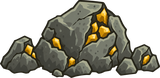
#> input picture art/resources/ore_full.png, 160 x 78 px, found by its file name
$ python prepare_art.py ../art/units/archer_idle.png ../art/units/brute_idle.png
#> lines starting #> are read from the running program, lines starting #| are printed output that depends on the picture; after the words box and inside, x2 and y2 are one past the last pixel; in counts of white or black regions, pixels touching at a corner belong together
"""把生图模型出的原始素材（1254px 大图）整理成游戏用的尺寸。
用法：python3 tools/prepare_art.py <原始 art 目录> <项目根目录>
- 裁掉透明边，按类别缩放到合适大小，写到 <项目>/art/
- 生成 art_data.gd：每张图的尺寸和锚点（单位=脚底中心，建筑/资源=底边中心，其余=中心）
"""
import sys, os, glob, json
from PIL import Image

SRC, DST = sys.argv[1], os.path.join(sys.argv[2], "art")

def trim(im):
    a = im.getchannel("A").point(lambda v: 255 if v > 10 else 0)
    bb = a.getbbox()
    return im.crop(bb)

def feet_x(im):
    """脚底中心：最下面 12% 行里不透明像素的平均 x（动作图的武器伸出去也不会把人挪位）"""
    w, h = im.size
    a = im.getchannel("A")
    y0 = int(h * 0.88)
    xs, n = 0, 0
    px = a.load()
    for y in range(y0, h):
        for x in range(0, w, 2):
            if px[x, y] > 128:
                xs += x; n += 1
    return xs / n if n else w / 2

data = {}
def save(rel, im, ax, ay):
    out = os.path.join(DST, rel)
    os.makedirs(os.path.dirname(out), exist_ok=True)
    im.save(out, optimize=True)
    data[rel[:-4]] = {"w": im.size[0], "h": im.size[1], "ax": round(ax, 1), "ay": round(ay, 1)}

def key_out(im):
    """没有透明通道的图（纯色底：白底或 #FF00FF 品红都行）：取四角颜色当背景抠掉，边缘柔化 + 去色溢"""
    import numpy as np
    a = np.asarray(im).astype(float)
    if a[..., 3].min() < 250:
        return im    # 本来就是透明图
    h, w = a.shape[:2]
    c = max(4, min(h, w) // 40)
    corners = np.concatenate([a[:c, :c, :3].reshape(-1, 3), a[:c, -c:, :3].reshape(-1, 3),
                              a[-c:, :c, :3].reshape(-1, 3), a[-c:, -c:, :3].reshape(-1, 3)])
    bg = np.median(corners, axis=0)
    dist = np.sqrt(((a[..., :3] - bg) ** 2).sum(axis=2))
    alpha = np.clip((dist - 40.0) / 50.0, 0.0, 1.0)
    # 白底：只抠和画布边缘连通的背景（角色身上的白色高光不会被抠掉；被线条围住的小块白底会留下，所以首选品红底）
    try:
        if bg.min() < 200:
            raise ImportError   # 品红等彩色底：全图抠
        import cv2
        n, lab = cv2.connectedComponents((alpha < 1).astype("uint8"), connectivity=4)
        edge = set(np.unique(np.concatenate([lab[0], lab[-1], lab[:, 0], lab[:, -1]]))) - {0}
        inner = (alpha < 1) & ~np.isin(lab, list(edge))
        alpha[inner] = 1.0
    except ImportError:
        pass
    # 去色溢：半透明边缘里混进来的背景色按比例减掉
    soft = (alpha > 0) & (alpha < 1)
    for ch in range(3):
        v = a[..., ch]
        v[soft] = np.clip((v[soft] - bg[ch] * (1 - alpha[soft])) / np.maximum(alpha[soft], 0.05), 0, 255)
    if bg[0] > 200 and bg[2] > 200 and bg[1] < 80:
        # 品红底：描边上残留的紫边（红蓝都比绿高一截）压回去
        r, g, b = a[..., 0], a[..., 1], a[..., 2]
        m = (alpha > 0) & (np.minimum(r, b) - g > 18)
        a[..., 0][m] = np.minimum(r[m], g[m] + 18)
        a[..., 2][m] = np.minimum(b[m], g[m] + 12)
    a[..., 3] = alpha * 255
    return Image.fromarray(a.astype("uint8"), "RGBA")

def clean_alpha(im):
    """已经抠好的透明图：抠图工具会在整张画布上留一层 alpha≈5~20 的雾（会把裁边撑到整张画布），
    实心部分的 alpha 也只有 ~250。把 <24 归零、>=230 拉满，中间线性拉开"""
    import numpy as np
    a = np.asarray(im).copy()
    al = a[..., 3].astype(float)
    a[..., 3] = np.clip((al - 24.0) / (230.0 - 24.0), 0.0, 1.0) * 255
    return Image.fromarray(a.astype("uint8"), "RGBA")

# 压灰（1.0 = 不处理）。v6 美术按 KR 鲜亮配色重画了，不再压色
MUTE_SAT, MUTE_VAL, MUTE_WARM = 1.0, 1.0, 0.0
MUTED = ()

# [13 lines left out: function mute, not called in this run]

def load(rel):
    p = os.path.join(SRC, rel)
    if not os.path.exists(p):
        return None
    im = trim(clean_alpha(key_out(Image.open(p).convert("RGBA"))))
    return mute(im) if rel.startswith(MUTED) else im

def scaled(im, k):
    return im.resize((max(1, round(im.size[0] * k)), max(1, round(im.size[1] * k))), Image.LANCZOS)

def pose_ratio(idle, im, has_skin):
    import numpy as np
    def areas(x):
        a = np.asarray(x).astype(int)
        r, g, b, al = a[..., 0], a[..., 1], a[..., 2], a[..., 3]
        sk = (al > 200) & (r > 170) & (g > 110) & (g < 185) & (b < 110) & (r - g > 25) & (r - g < 90)
        return sk.sum(), (al > 200).sum()
    si, ai = areas(idle)
    sp, ap = areas(im)
    ka = (ai / max(ap, 1)) ** 0.5
    if has_skin and si > 200 and sp > 200:
        return (ka * (si / sp) ** 0.5) ** 0.5
    return ka

# ---- 单位：同一个兵种所有姿势用同一个缩放系数（以站姿身高为准），锚点 = 脚底中心
UNIT_H = 160
for key in ["worker", "engineer", "swordsman", "archer", "goo"]:
    idle = load(f"units/{key}_idle.png")
    if idle is None:
        continue
    k = (UNIT_H * (0.75 if key == "goo" else 1.0)) / idle.size[1]
    for pose in ["idle", "act", "carry", "dead"]:
        im = load(f"units/{key}_{pose}.png")
        if im is None:
            continue
        # 动作图常常和站姿图画得不一样大：按"角色画了多少像素"（不透明面积 + 皮肤面积）对齐到站姿的大小
        im = scaled(im, k * pose_ratio(idle, im, key != "goo"))
        save(f"units/{key}_{pose}.png", im, feet_x(im) if pose != "dead" else im.size[0] / 2, im.size[1])
#> pass 2 of the loop `for key in ["worker", "engineer", "swordsman", "archer", "goo"]:`:
#> pass 3 of the loop `for key in ["worker", "engineer", "swordsman", "archer", "goo"]:`:
#> the loop made 5 passes; the first 3 are shown

# ---- 建筑：统一宽度，锚点 = 底边中心
def load_raw(rel):
    im = clean_alpha(key_out(Image.open(os.path.join(SRC, rel)).convert("RGBA")))
    return mute(im) if rel.startswith(MUTED) else im

done = set()
#> done = 0 items
for p in sorted(glob.glob(os.path.join(SRC, "buildings/*.png"))):
    rel = os.path.relpath(p, SRC)
    if rel in done:
        continue
    dmg = rel[:-4] + "_damaged.png"
    if os.path.exists(os.path.join(SRC, dmg)) and not rel.endswith("_damaged.png"):
        # 正常 / 受损两张同画布同位置：按正常版的范围裁、同一个缩放，受损时房子不会跳
        a, b = load_raw(rel), load_raw(dmg)
        bb = a.getchannel("A").point(lambda v: 255 if v > 10 else 0).getbbox()
        k = 320 / (bb[2] - bb[0])
        for r2, im in [(rel, a), (dmg, b)]:
            ib = im.getchannel("A").point(lambda v: 255 if v > 10 else 0).getbbox()
            u = (min(bb[0], ib[0]), min(bb[1], ib[1]), max(bb[2], ib[2]), max(bb[3], ib[3]))
            c = scaled(im.crop(u), k)
            # 锚点 = 正常版底边中心（换算到这张裁剪后的坐标）
            save(r2, c, ((bb[0] + bb[2]) / 2 - u[0]) * k, (bb[3] - u[1]) * k)
            done.add(r2)
        continue
    im = load(rel)
    im = scaled(im, 320 / im.size[0])
    save(rel, im, im.size[0] / 2, im.size[1])

# ---- 资源：矿三档共用满矿的系数（越采越小）；树按高度
ore = load("resources/ore_full.png")
#> in clean_alpha, a is the input picture: shape (78, 160, 4); mean R, G, B, A 58, 55.9, 43.2, 148.6
#> in clean_alpha (call 3), `al = a[..., 3].astype(float)`:
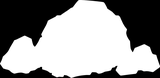
#> al: shape (78, 160) float64; min 0, max 255, mean 148.6
#> in clean_alpha (call 3), `a[..., 3] = np.clip((al - 24.0) / (230.0 - 24.0), 0.0, 1.0) * 255`: a: shape (78, 160, 4); 10.48% of pixels changed, all inside (x1, y1, x2, y2) = (0, 0, 160, 78)
#> in trim (call 3), `a = im.getchannel("A").point(lambda v: 255 if v > 10 else 0)`:
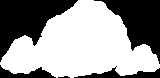
#> a: PIL image 160x78 L; 59.6% white; 5 black regions (1 under 20 px), largest, box (x1, y1, x2, y2) and area: (0, 0, 78, 62) 2319, (94, 0, 160, 64) 1935, (74, 66, 160, 78) 412, (0, 65, 56, 78) 354
#> in trim (call 3), `bb = a.getbbox()`: bb = (0, 0, 160, 78)
if ore is not None:
    k = 160 / ore.size[0]
#> k = 1
    for s in ["full", "half", "low"]:
        im = load(f"resources/ore_{s}.png")
        if im is not None:
            im = scaled(im, k)
            save(f"resources/ore_{s}.png", im, im.size[0] / 2, im.size[1])
#> pass 2 of the loop `for s in ["full", "half", "low"]:`:
#> pass 3 of the loop `for s in ["full", "half", "low"]:`:
for p in glob.glob(os.path.join(SRC, "resources/tree_*.png")):
    rel = os.path.relpath(p, SRC)
    im = load(rel)
    im = scaled(im, 230 / im.size[1])
    save(rel, im, feet_x(im), im.size[1])

# ---- 装饰 / 道具 / 特效
def fit(rel, mx, anchor="center"):
    im = load(rel)
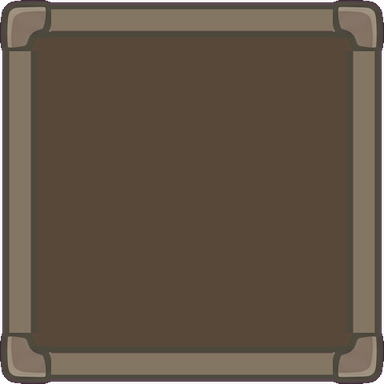
#> input picture art/ui/panel.png, 384 x 384 px, found by its file name
#> in clean_alpha, a is the input picture: shape (384, 384, 4); mean R, G, B, A 94.3, 79.9, 65.6, 249.6
#> in clean_alpha (call 5), `al = a[..., 3].astype(float)`:
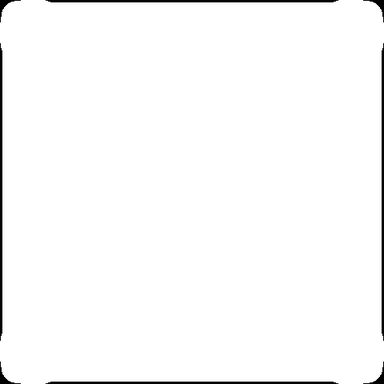
#> al: shape (384, 384) float64; min 0, max 255, mean 249.6
#> in clean_alpha (call 5), `a[..., 3] = np.clip((al - 24.0) / (230.0 - 24.0), 0.0, 1.0) * 255`: a: shape (384, 384, 4); 2.66% of pixels changed, all inside (x1, y1, x2, y2) = (0, 0, 384, 384)
#> in trim (call 5), `a = im.getchannel("A").point(lambda v: 255 if v > 10 else 0)`:
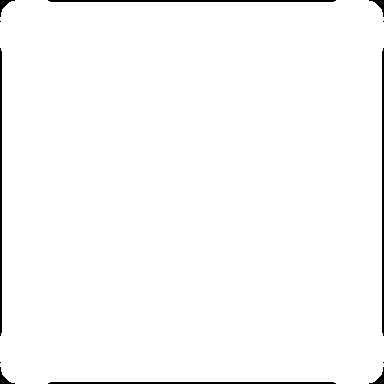
#> a: PIL image 384x384 L; 98.2% white; 12 black regions (4 under 20 px), largest, box (x1, y1, x2, y2) and area: (48, 0, 336, 2) 572, (48, 382, 336, 384) 572, (0, 48, 2, 336) 570
#> in trim (call 5), `bb = a.getbbox()`: bb = (0, 0, 384, 384)
    if im is None:
        return
    im = scaled(im, mx / max(im.size))
    if anchor == "bottom":
        save(rel, im, im.size[0] / 2, im.size[1])
    else:
        save(rel, im, im.size[0] / 2, im.size[1] / 2)
for p in glob.glob(os.path.join(SRC, "decor/*.png")):
    fit(os.path.relpath(p, SRC), 128, "bottom")
for p in glob.glob(os.path.join(SRC, "items/*.png")):
    fit(os.path.relpath(p, SRC), 128)
for p in glob.glob(os.path.join(SRC, "fx/*.png")):
    fit(os.path.relpath(p, SRC), 160)

# ---- 地图分析：森林遮罩 + 土路中心线（都换算到 1280×720 世界坐标）
# [44 lines left out: function analyze_map, not called in this run]

# ---- UI
for rel, mx in [("ui/panel.png", 384), ("ui/parchment.png", 384), ("ui/portrait_frame.png", 192),
                ("ui/banner.png", 640), ("ui/icon_victory.png", 480), ("ui/icon_defeat.png", 480),
                ("ui/icon_worker.png", 128), ("ui/icon_hero.png", 128), ("ui/icon_wave.png", 128),
                ("ui/cursor.png", 44)]:
    fit(rel, mx)
#> pass 2 of the loop `for rel, mx in [("ui/panel.png", 384), ("ui/parchment.png", 384), ("ui..`:
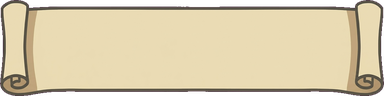
#> input picture art/ui/parchment.png, 384 x 96 px, found by its file name
#> in clean_alpha, a is the input picture: shape (96, 384, 4); mean R, G, B, A 194.2, 180.6, 148.8, 227.3
#> in clean_alpha (call 6), `al = a[..., 3].astype(float)`:
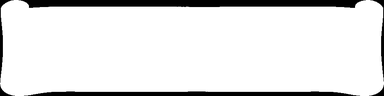
#> al: shape (96, 384) float64; min 0, max 255, mean 227.3
#> in trim (call 6), `a = im.getchannel("A").point(lambda v: 255 if v > 10 else 0)`:
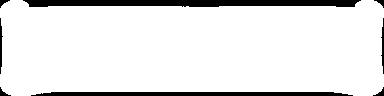
#> a: PIL image 384x96 L; 90.2% white; 8 black regions, largest, box (x1, y1, x2, y2) and area: (23, 0, 361, 7) 2053, (31, 92, 353, 96) 1217, (0, 18, 3, 74) 98
#> bb = (0, 0, 384, 96)
#> pass 3 of the loop `for rel, mx in [("ui/panel.png", 384), ("ui/parchment.png", 384), ("ui..`:
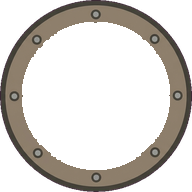
#> input picture art/ui/portrait_frame.png, 192 x 192 px, found by its file name
#> in clean_alpha, a is the input picture: shape (192, 192, 4); mean R, G, B, A 82.5, 69.9, 59.3, 79.8
#> in clean_alpha (call 7), `al = a[..., 3].astype(float)`:
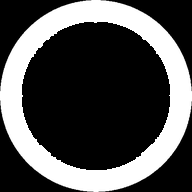
#> al: shape (192, 192) float64; min 0, max 255, mean 79.8
#> in trim (call 7), `a = im.getchannel("A").point(lambda v: 255 if v > 10 else 0)`:
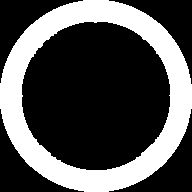
#> a: PIL image 192x192 L; 31.9% white; 1 white region, box (x1, y1, x2, y2) and area: (0, 0, 192, 192) 11775
#> bb = (0, 0, 192, 192)
#> the loop made 10 passes; the first 3 are shown
# 头像框：中间那块实心底挖空（头像画在框下面，框中间不透明会把头像盖住）
pf = os.path.join(DST, "ui/portrait_frame.png")
c = None
if os.path.exists(os.path.join(SRC, "ui/portrait_frame.png")):
    import numpy as np, cv2
    a = np.asarray(Image.open(pf).convert("RGBA")).copy()
    h, w = a.shape[:2]
#> h = 192; w = 192
    c = a[h // 2, w // 2, :3].astype(int)
#> c = [95, 77, 62]
    if a[h // 2, w // 2, 3] < 128:
        c = None    # 新框中间本来就是空的
if c is not None:
    near = (np.abs(a[..., :3].astype(int) - c).sum(axis=2) < 60) & (a[..., 3] > 200)
    n, lab = cv2.connectedComponents(near.astype("uint8"), connectivity=4)
    hole = lab == lab[h // 2, w // 2]
    hole = cv2.dilate(hole.astype("uint8"), np.ones((3, 3), np.uint8)).astype(bool)   # 带上一圈抗锯齿边
    a[..., 3][hole] = 0
    Image.fromarray(a, "RGBA").save(pf, optimize=True)
btn = load("ui/button.png")
if btn is not None:
    k = 360 / btn.size[0]
    for s in ["", "_hover", "_pressed", "_disabled"]:
        im = load(f"ui/button{s}.png")
        if im is not None:
            im = scaled(im, k)
            save(f"ui/button{s}.png", im, im.size[0] / 2, im.size[1] / 2)

# ---- 地图：压灰后拷贝
m = os.path.join(SRC, "map/map.png")
if os.path.exists(m):
    im = Image.open(m).convert("RGB")
    os.makedirs(os.path.join(DST, "map"), exist_ok=True)
    mute(im).save(os.path.join(DST, "map/map.png"), optimize=True)
    data["map/map"] = {"w": im.size[0], "h": im.size[1], "ax": 0, "ay": 0}
    forest, road = analyze_map(im)   # 用原图分析（颜色阈值按原图调的）

else:
    forest, road = [], []

with open(os.path.join(sys.argv[2], "art_data.gd"), "w", encoding="utf-8") as f:
    f.write("## 由 tools/prepare_art.py 自动生成，别手改：每张图的尺寸和锚点（像素）\n")
    f.write("class_name ArtData\nextends RefCounted\n\nconst SPRITES := ")
    f.write(json.dumps(data, ensure_ascii=False, indent=1).replace("    ", "\t"))
    f.write("\n\n## 地图上画着森林的格子（16px 一格，1 = 树林，单位不该走进去、不能盖房）\n")
    f.write("const FOREST_CELL := 16\nconst FOREST := [\n" + "".join('\t"%s",\n' % r for r in forest) + "]\n")
    f.write("\n## 地图上土路的中心线（1280×720 世界坐标，从基地端到巢穴端）\n")
    f.write("const ROAD := [" + ", ".join("Vector2(%d, %d)" % p for p in road) + "]\n")
print(len(data), "sprites")
#| 5 sprites
